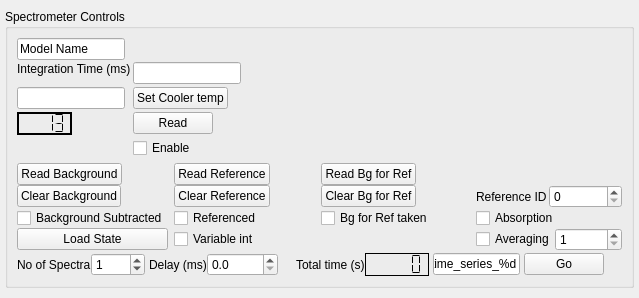
<?xml version="1.0" encoding="UTF-8"?>
<ui version="4.0">
 <class>spectrometer_controls</class>
 <widget class="QWidget" name="spectrometer_controls">
  <property name="geometry">
   <rect>
    <x>0</x>
    <y>0</y>
    <width>639</width>
    <height>298</height>
   </rect>
  </property>
  <property name="sizePolicy">
   <sizepolicy hsizetype="Preferred" vsizetype="Preferred">
    <horstretch>0</horstretch>
    <verstretch>0</verstretch>
   </sizepolicy>
  </property>
  <property name="windowTitle">
   <string>Form</string>
  </property>
  <layout class="QVBoxLayout" name="layout">
   <property name="leftMargin">
    <number>5</number>
   </property>
   <property name="topMargin">
    <number>5</number>
   </property>
   <property name="rightMargin">
    <number>5</number>
   </property>
   <property name="bottomMargin">
    <number>5</number>
   </property>
   <item>
    <widget class="QGroupBox" name="control_group">
     <property name="sizePolicy">
      <sizepolicy hsizetype="Preferred" vsizetype="Fixed">
       <horstretch>0</horstretch>
       <verstretch>0</verstretch>
      </sizepolicy>
     </property>
     <property name="title">
      <string>Spectrometer Controls</string>
     </property>
     <layout class="QVBoxLayout" name="control_layout">
      <property name="spacing">
       <number>2</number>
      </property>
      <item>
       <layout class="QHBoxLayout" name="information">
        <item>
         <widget class="QLineEdit" name="id_string">
          <property name="sizePolicy">
           <sizepolicy hsizetype="Preferred" vsizetype="Preferred">
            <horstretch>0</horstretch>
            <verstretch>0</verstretch>
           </sizepolicy>
          </property>
          <property name="text">
           <string>Model Name</string>
          </property>
          <property name="readOnly">
           <bool>true</bool>
          </property>
         </widget>
        </item>
        <item>
         <spacer name="horizontalSpacer">
          <property name="orientation">
           <enum>Qt::Horizontal</enum>
          </property>
          <property name="sizeHint" stdset="0">
           <size>
            <width>40</width>
            <height>20</height>
           </size>
          </property>
         </spacer>
        </item>
       </layout>
      </item>
      <item>
       <layout class="QHBoxLayout" name="horizontalLayout_2">
        <item>
         <layout class="QFormLayout" name="parameters_layout">
          <property name="fieldGrowthPolicy">
           <enum>QFormLayout::FieldsStayAtSizeHint</enum>
          </property>
          <property name="verticalSpacing">
           <number>3</number>
          </property>
          <item row="0" column="0">
           <widget class="QLabel" name="integration_time_label">
            <property name="sizePolicy">
             <sizepolicy hsizetype="Fixed" vsizetype="Fixed">
              <horstretch>0</horstretch>
              <verstretch>0</verstretch>
             </sizepolicy>
            </property>
            <property name="text">
             <string>Integration Time (ms)</string>
            </property>
           </widget>
          </item>
          <item row="0" column="1">
           <widget class="QLineEdit" name="integration_time">
            <property name="sizePolicy">
             <sizepolicy hsizetype="Fixed" vsizetype="Fixed">
              <horstretch>0</horstretch>
              <verstretch>0</verstretch>
             </sizepolicy>
            </property>
           </widget>
          </item>
          <item row="1" column="0">
           <widget class="QLineEdit" name="set_tec_temperature_LineEdit"/>
          </item>
          <item row="1" column="1">
           <widget class="QPushButton" name="set_tec_temperature_pushButton">
            <property name="text">
             <string>Set Cooler temp</string>
            </property>
           </widget>
          </item>
          <item row="4" column="0">
           <widget class="QLCDNumber" name="tec_temperature_lcdNumber">
            <property name="font">
             <font>
              <underline>false</underline>
              <strikeout>false</strikeout>
             </font>
            </property>
            <property name="frameShape">
             <enum>QFrame::WinPanel</enum>
            </property>
            <property name="frameShadow">
             <enum>QFrame::Plain</enum>
            </property>
            <property name="smallDecimalPoint">
             <bool>false</bool>
            </property>
            <property name="digitCount">
             <number>4</number>
            </property>
            <property name="segmentStyle">
             <enum>QLCDNumber::Flat</enum>
            </property>
            <property name="value" stdset="0">
             <double>13.000000000000000</double>
            </property>
            <property name="intValue" stdset="0">
             <number>13</number>
            </property>
           </widget>
          </item>
          <item row="4" column="1">
           <widget class="QPushButton" name="read_tec_temperature_pushButton">
            <property name="sizePolicy">
             <sizepolicy hsizetype="Fixed" vsizetype="Fixed">
              <horstretch>0</horstretch>
              <verstretch>0</verstretch>
             </sizepolicy>
            </property>
            <property name="text">
             <string>Read</string>
            </property>
           </widget>
          </item>
          <item row="6" column="1">
           <layout class="QHBoxLayout" name="tec_layout">
            <property name="leftMargin">
             <number>0</number>
            </property>
           </layout>
          </item>
          <item row="5" column="1">
           <widget class="QCheckBox" name="enable_tec">
            <property name="text">
             <string>Enable</string>
            </property>
           </widget>
          </item>
         </layout>
        </item>
        <item>
         <spacer name="horizontalSpacer_2">
          <property name="orientation">
           <enum>Qt::Horizontal</enum>
          </property>
          <property name="sizeHint" stdset="0">
           <size>
            <width>40</width>
            <height>20</height>
           </size>
          </property>
         </spacer>
        </item>
       </layout>
      </item>
      <item>
       <layout class="QGridLayout" name="referencing">
        <property name="horizontalSpacing">
         <number>6</number>
        </property>
        <property name="verticalSpacing">
         <number>0</number>
        </property>
        <item row="3" column="3">
         <layout class="QHBoxLayout" name="averaging_horizontalLayout">
          <item>
           <widget class="QCheckBox" name="average_checkBox">
            <property name="text">
             <string>Averaging</string>
            </property>
           </widget>
          </item>
          <item>
           <widget class="QSpinBox" name="Average_spinBox">
            <property name="minimum">
             <number>1</number>
            </property>
           </widget>
          </item>
         </layout>
        </item>
        <item row="1" column="3">
         <layout class="QHBoxLayout" name="horizontalLayout">
          <item>
           <widget class="QLabel" name="label">
            <property name="text">
             <string>Reference ID</string>
            </property>
           </widget>
          </item>
          <item>
           <widget class="QSpinBox" name="referenceID_spinBox"/>
          </item>
         </layout>
        </item>
        <item row="1" column="0">
         <widget class="QPushButton" name="clear_background_button">
          <property name="sizePolicy">
           <sizepolicy hsizetype="Fixed" vsizetype="Fixed">
            <horstretch>0</horstretch>
            <verstretch>0</verstretch>
           </sizepolicy>
          </property>
          <property name="text">
           <string>Clear Background</string>
          </property>
         </widget>
        </item>
        <item row="2" column="3">
         <widget class="QCheckBox" name="Absorption_checkBox">
          <property name="text">
           <string>Absorption</string>
          </property>
         </widget>
        </item>
        <item row="0" column="3">
         <spacer name="horizontalSpacer_4">
          <property name="orientation">
           <enum>Qt::Horizontal</enum>
          </property>
          <property name="sizeHint" stdset="0">
           <size>
            <width>40</width>
            <height>20</height>
           </size>
          </property>
         </spacer>
        </item>
        <item row="3" column="0">
         <widget class="QPushButton" name="load_state_button">
          <property name="text">
           <string>Load State</string>
          </property>
         </widget>
        </item>
        <item row="1" column="1">
         <widget class="QPushButton" name="clear_reference_button">
          <property name="sizePolicy">
           <sizepolicy hsizetype="Fixed" vsizetype="Fixed">
            <horstretch>0</horstretch>
            <verstretch>0</verstretch>
           </sizepolicy>
          </property>
          <property name="text">
           <string>Clear Reference</string>
          </property>
         </widget>
        </item>
        <item row="0" column="0">
         <widget class="QPushButton" name="read_background_button">
          <property name="sizePolicy">
           <sizepolicy hsizetype="Fixed" vsizetype="Fixed">
            <horstretch>0</horstretch>
            <verstretch>0</verstretch>
           </sizepolicy>
          </property>
          <property name="text">
           <string>Read Background</string>
          </property>
         </widget>
        </item>
        <item row="2" column="0">
         <widget class="QCheckBox" name="background_subtracted">
          <property name="sizePolicy">
           <sizepolicy hsizetype="Fixed" vsizetype="Fixed">
            <horstretch>0</horstretch>
            <verstretch>0</verstretch>
           </sizepolicy>
          </property>
          <property name="text">
           <string>Background Subtracted</string>
          </property>
         </widget>
        </item>
        <item row="3" column="1">
         <widget class="QCheckBox" name="Variable_int">
          <property name="text">
           <string>Variable int                 </string>
          </property>
         </widget>
        </item>
        <item row="2" column="1">
         <widget class="QCheckBox" name="referenced">
          <property name="sizePolicy">
           <sizepolicy hsizetype="Fixed" vsizetype="Fixed">
            <horstretch>0</horstretch>
            <verstretch>0</verstretch>
           </sizepolicy>
          </property>
          <property name="text">
           <string>Referenced</string>
          </property>
         </widget>
        </item>
        <item row="0" column="1">
         <widget class="QPushButton" name="read_reference_button">
          <property name="sizePolicy">
           <sizepolicy hsizetype="Fixed" vsizetype="Fixed">
            <horstretch>0</horstretch>
            <verstretch>0</verstretch>
           </sizepolicy>
          </property>
          <property name="text">
           <string>Read Reference</string>
          </property>
         </widget>
        </item>
        <item row="0" column="2">
         <widget class="QPushButton" name="read_background_button_ref">
          <property name="sizePolicy">
           <sizepolicy hsizetype="Fixed" vsizetype="Fixed">
            <horstretch>0</horstretch>
            <verstretch>0</verstretch>
           </sizepolicy>
          </property>
          <property name="text">
           <string>Read Bg for Ref</string>
          </property>
         </widget>
        </item>
        <item row="1" column="2">
         <widget class="QPushButton" name="clear_background_button_ref">
          <property name="sizePolicy">
           <sizepolicy hsizetype="Fixed" vsizetype="Fixed">
            <horstretch>0</horstretch>
            <verstretch>0</verstretch>
           </sizepolicy>
          </property>
          <property name="text">
           <string>Clear Bg for Ref</string>
          </property>
         </widget>
        </item>
        <item row="2" column="2">
         <widget class="QCheckBox" name="background_subtracted_ref">
          <property name="text">
           <string>Bg for Ref taken           </string>
          </property>
         </widget>
        </item>
       </layout>
      </item>
      <item>
       <layout class="QGridLayout" name="time_control_gridLayout" rowstretch="0" columnstretch="3,0,0,0,0">
        <property name="horizontalSpacing">
         <number>4</number>
        </property>
        <property name="verticalSpacing">
         <number>0</number>
        </property>
        <item row="0" column="0">
         <layout class="QHBoxLayout" name="horizontalLayout_6">
          <property name="sizeConstraint">
           <enum>QLayout::SetMaximumSize</enum>
          </property>
          <item>
           <widget class="QLabel" name="label_2">
            <property name="text">
             <string>No of Spectra</string>
            </property>
           </widget>
          </item>
          <item>
           <widget class="QSpinBox" name="num_spectra_spinBox">
            <property name="maximum">
             <number>1000</number>
            </property>
            <property name="value">
             <number>1</number>
            </property>
           </widget>
          </item>
          <item>
           <spacer name="horizontalSpacer_5">
            <property name="orientation">
             <enum>Qt::Horizontal</enum>
            </property>
            <property name="sizeHint" stdset="0">
             <size>
              <width>40</width>
              <height>20</height>
             </size>
            </property>
           </spacer>
          </item>
         </layout>
        </item>
        <item row="0" column="1">
         <layout class="QHBoxLayout" name="horizontalLayout_3">
          <item>
           <widget class="QLabel" name="label_3">
            <property name="text">
             <string>Delay (ms)</string>
            </property>
           </widget>
          </item>
          <item>
           <widget class="QDoubleSpinBox" name="delay_doubleSpinBox">
            <property name="decimals">
             <number>1</number>
            </property>
            <property name="maximum">
             <double>10000.000000000000000</double>
            </property>
           </widget>
          </item>
          <item>
           <spacer name="horizontalSpacer_6">
            <property name="orientation">
             <enum>Qt::Horizontal</enum>
            </property>
            <property name="sizeHint" stdset="0">
             <size>
              <width>40</width>
              <height>20</height>
             </size>
            </property>
           </spacer>
          </item>
          <item>
           <widget class="QLabel" name="label_4">
            <property name="text">
             <string>Total time (s)</string>
            </property>
           </widget>
          </item>
          <item>
           <widget class="QLCDNumber" name="time_total_lcdNumber">
            <property name="font">
             <font>
              <kerning>true</kerning>
             </font>
            </property>
            <property name="frameShape">
             <enum>QFrame::Box</enum>
            </property>
            <property name="frameShadow">
             <enum>QFrame::Plain</enum>
            </property>
            <property name="segmentStyle">
             <enum>QLCDNumber::Flat</enum>
            </property>
           </widget>
          </item>
         </layout>
        </item>
        <item row="0" column="3">
         <widget class="QPushButton" name="time_series_pushButton">
          <property name="text">
           <string>Go</string>
          </property>
         </widget>
        </item>
        <item row="0" column="4">
         <spacer name="horizontalSpacer_3">
          <property name="orientation">
           <enum>Qt::Horizontal</enum>
          </property>
          <property name="sizeHint" stdset="0">
           <size>
            <width>40</width>
            <height>20</height>
           </size>
          </property>
         </spacer>
        </item>
        <item row="0" column="2">
         <widget class="QLineEdit" name="time_series_name_lineEdit">
          <property name="text">
           <string>time_series_%d</string>
          </property>
         </widget>
        </item>
       </layout>
      </item>
     </layout>
     <zorder></zorder>
     <zorder></zorder>
     <zorder></zorder>
    </widget>
   </item>
  </layout>
 </widget>
 <resources/>
 <connections/>
</ui>
